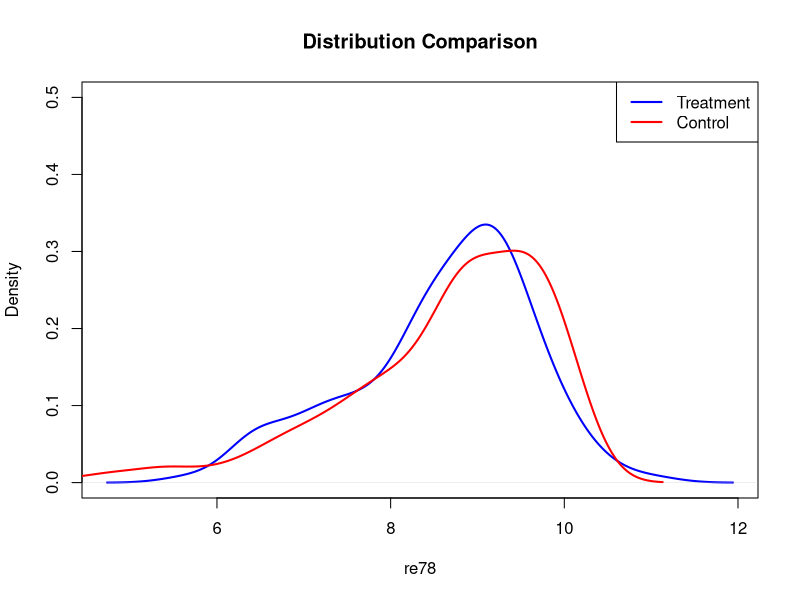
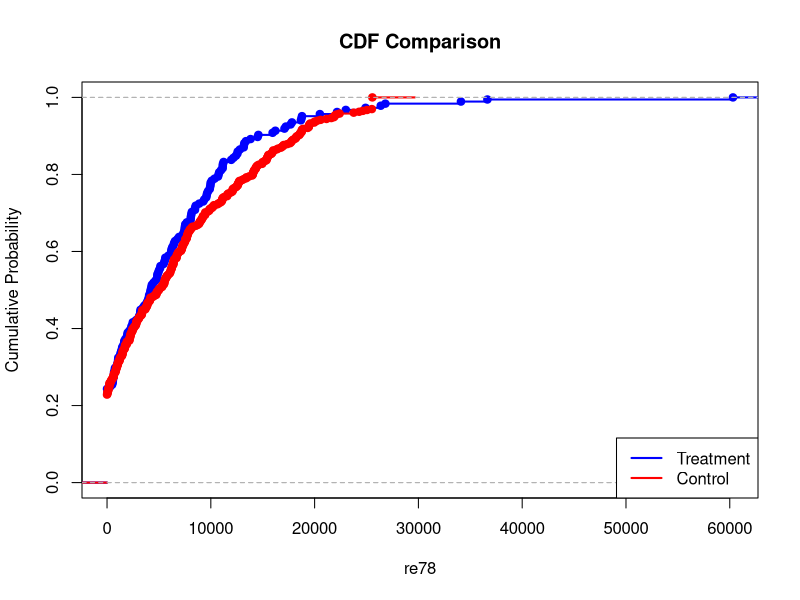
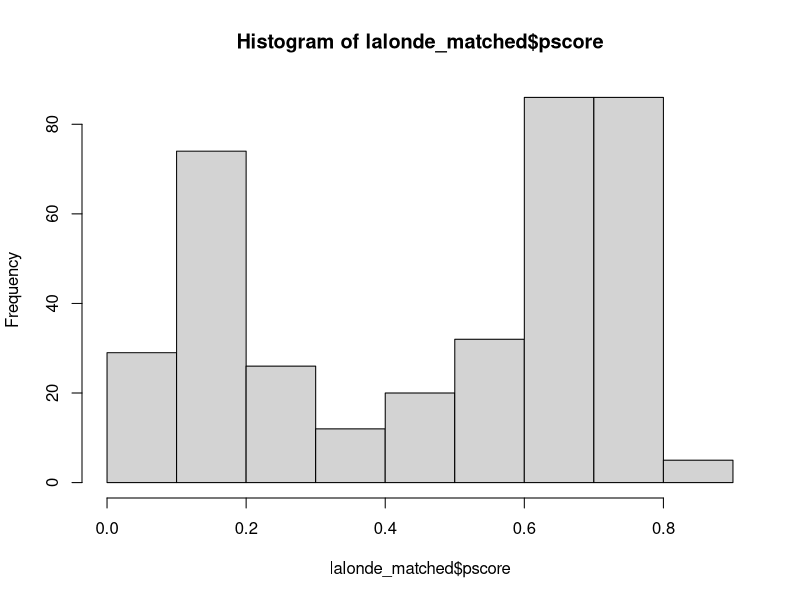

Write R code to recreate these figures, in order.
# Exercise Sheet 7
# Propensity Score

library(MatchIt)
data(lalonde)

# Simple regression
reg1 <- lm(
  formula = re78 ~ treat,
  data = lalonde
)
summary(reg1)

# Running welch's t-test to check whether the effect is significant
tt1 = t.test(
  lalonde$re78[lalonde$treat == 1],
  lalonde$re78[lalonde$treat == 0],
  paired = FALSE
)
tt1

# This part is arbitrary

# Extract the relevant data for the treatment and control groups
treatment_data <- lalonde$re78[lalonde$treat == 1]
control_data <- lalonde$re78[lalonde$treat == 0]

# Plot the density curves
plot(density(log(treatment_data)), main="Distribution Comparison", col="blue", lwd=2, ylim=c(0, 0.5), xlab="re78", ylab="Density")
lines(density(log(control_data)), col="red", lwd=2)

# Add legend
legend("topright", legend=c("Treatment", "Control"), col=c("blue", "red"), lwd=2)

# Plot the cumulative distribution functions (CDFs)
plot(ecdf(treatment_data), main="CDF Comparison", col="blue", lwd=2, xlim=c(min(lalonde$re78), max(lalonde$re78)), xlab="re78", ylab="Cumulative Probability")
lines(ecdf(control_data), col="red", lwd=2)

# Add legend
legend("bottomright", legend=c("Treatment", "Control"), col=c("blue", "red"), lwd=2)

## Arbitrary part ends

# comparison of some covariate descriptive statistics between two groups
library(dplyr)
lalonde %>% 
  group_by(treat) %>%   
  summarize(across(c(1,2,4,5,6,7,8), mean, na.rm = TRUE))

# We observed negative treatment effect given the fact that
# there is selection bias 

m <- matchit(
  treat ~ age + educ + race + married + nodegree + re74 + re75,
  data = lalonde,
  method = "nearest",
  distance = "logit"
)

summary(m)

# We now create a dataframe from previously created matchit object.
lalonde_matched <- match.data(m,, distance = "pscore")
hist(lalonde_matched$pscore)
summary(lalonde_matched$pscore)

# New t-test
tt2 <- t.test(
  lalonde_matched$re78[lalonde_matched$treat == 1],
  lalonde_matched$re78[lalonde_matched$treat == 0],
  paired = FALSE
)
tt2
